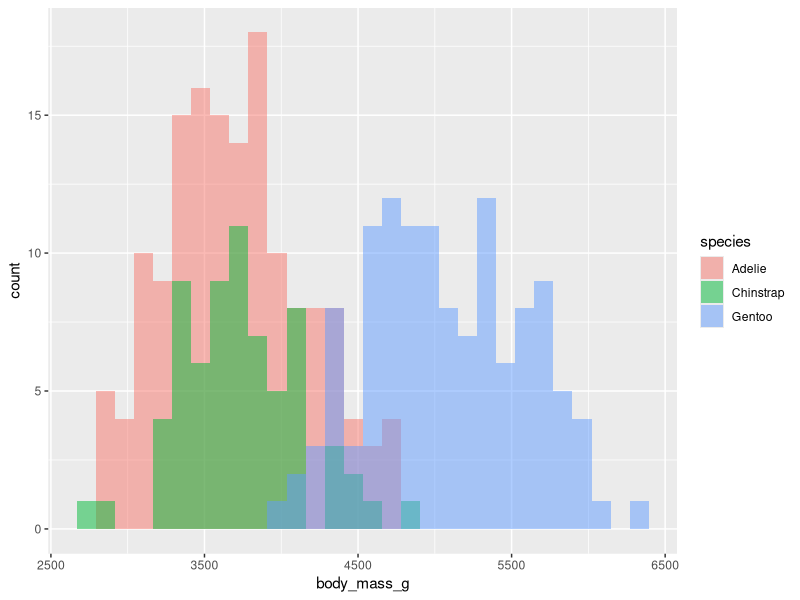
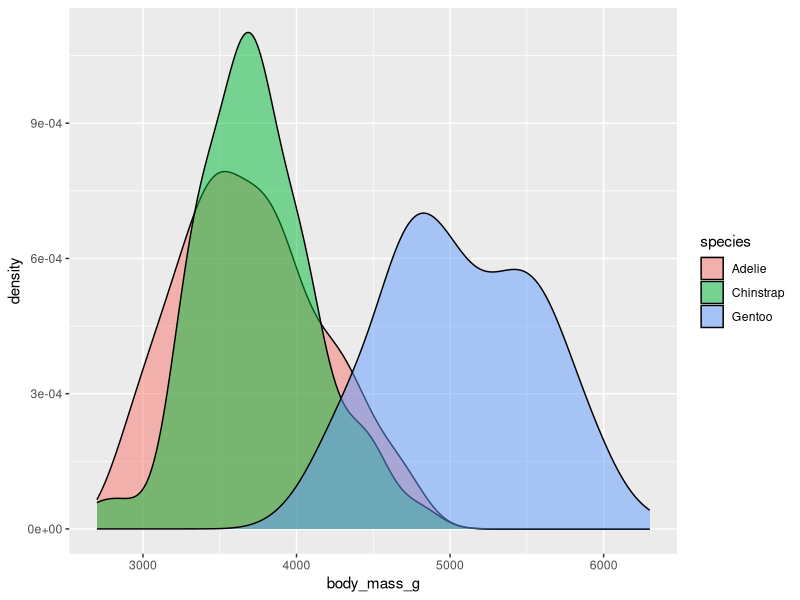
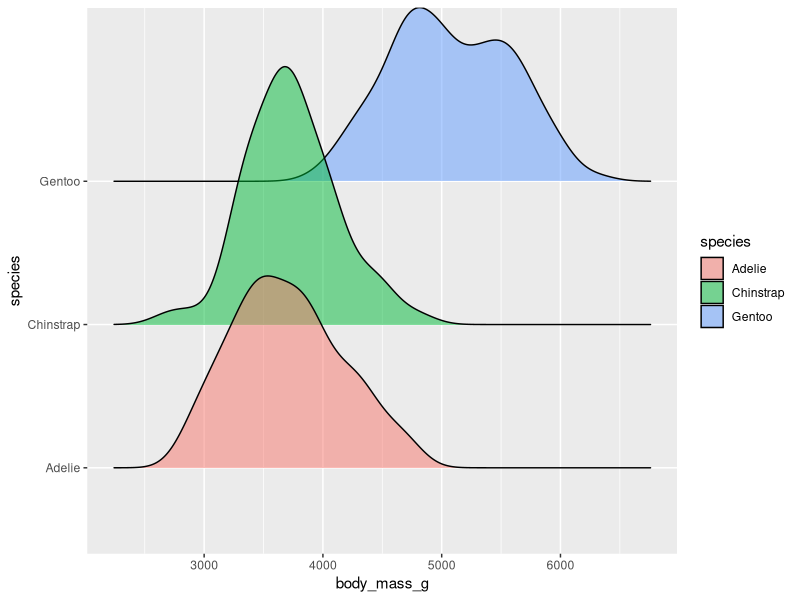
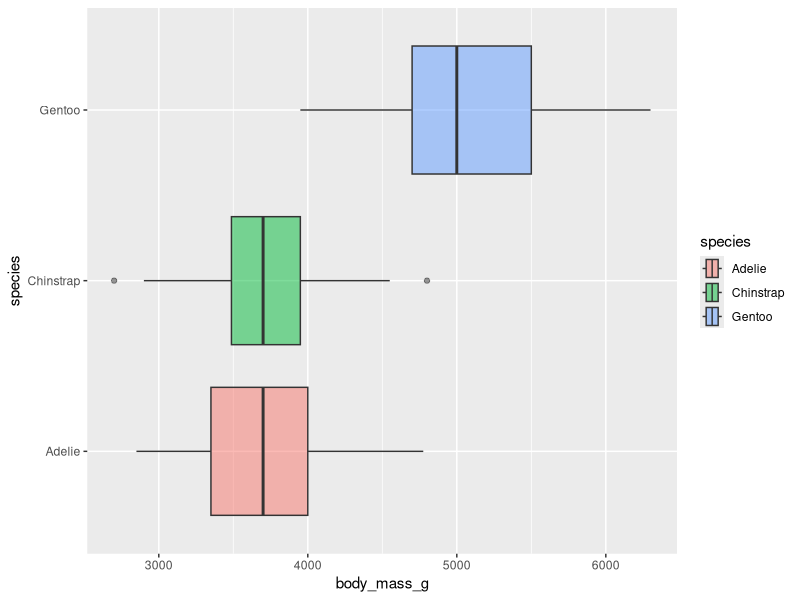
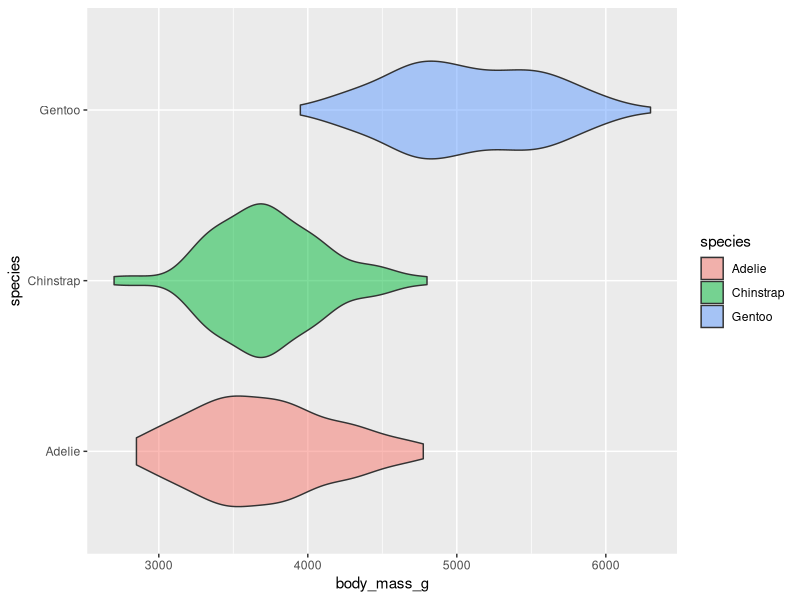
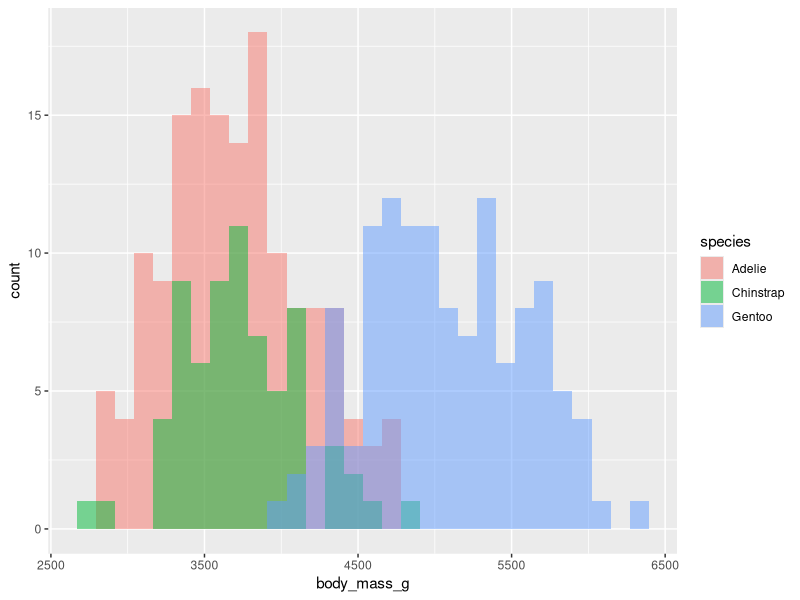
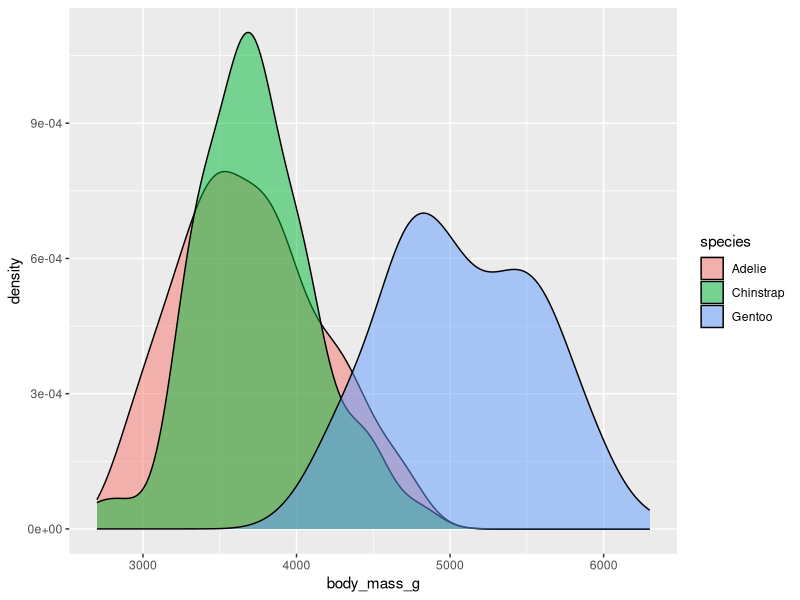
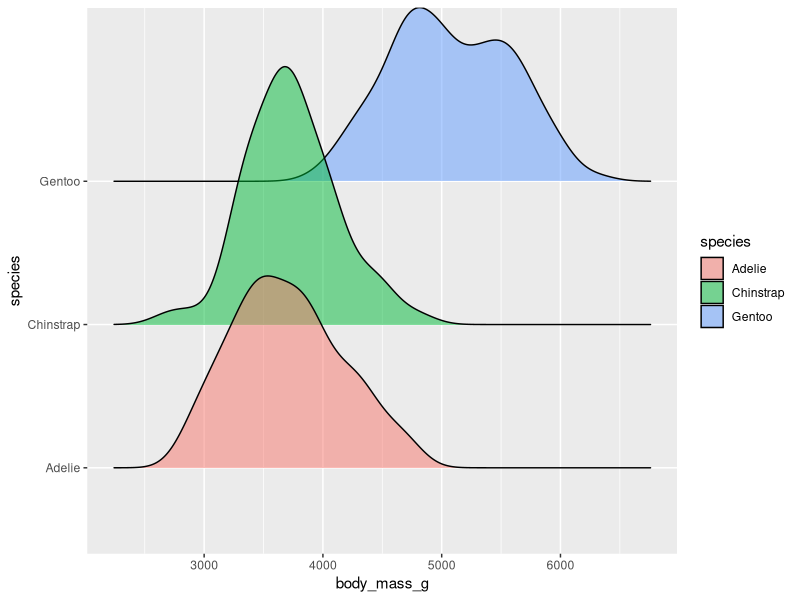

Write the R code that produced these figures, in order.
## ---- chunk 1
#| eval: true
#| echo: false
library(palmerpenguins)
library(tidyverse)
library(ggridges)
## ---- chunk 2
#| eval: true
#| echo: false
#| fig-align: "center"
ggplot(penguins, aes(x = body_mass_g, fill = species)) +
  geom_histogram(alpha = 0.5, position = "identity")
## ---- chunk 3
#| eval: true
#| echo: false
#| fig-align: "center"
ggplot(penguins, aes(x = body_mass_g, fill = species)) +
  geom_density(alpha = 0.5)
## ---- chunk 4
#| eval: true
#| echo: false
#| fig-align: "center"
ggplot(penguins, aes(x = body_mass_g, y = species, fill = species)) +
  ggridges::geom_density_ridges(alpha = 0.5)
## ---- chunk 5
#| eval: true
#| echo: false
#| fig-align: "center"
#| out-width: "65%"
ggplot(penguins, aes(x = body_mass_g, y = species, fill = species)) +
  geom_boxplot(alpha = 0.5)
## ---- chunk 6
#| eval: true
#| echo: false
#| fig-align: "center"
#| out-width: "65%"
ggplot(penguins, aes(x = body_mass_g, y = species, fill = species)) +
  geom_violin(alpha = 0.5)
## ---- chunk 7
#| eval: true
#| echo: false
#| fig-align: "center"
ggplot(penguins, aes(x = body_mass_g, fill = species)) +
  geom_histogram(alpha = 0.5, position = "identity")
## ---- chunk 8
#| eval: true
#| echo: false
#| fig-align: "right"
ggplot(penguins, aes(x = body_mass_g, fill = species)) +
  geom_density(alpha = 0.5)
## ---- chunk 9
#| eval: true
#| echo: false
#| fig-align: "center"
ggplot(penguins, aes(x = body_mass_g, y = species, fill = species)) +
  ggridges::geom_density_ridges(alpha = 0.5)
## ---- chunk 10
#| eval: true
#| echo: false
#| fig-align: "center"
ggplot(penguins, aes(x = body_mass_g, y = species, fill = species)) +
  geom_boxplot(alpha = 0.5)
## ---- chunk 11
#| eval: true
#| echo: false
#| fig-align: "center"
ggplot(penguins, aes(x = body_mass_g, y = species, fill = species)) +
  geom_violin(alpha = 0.5)
